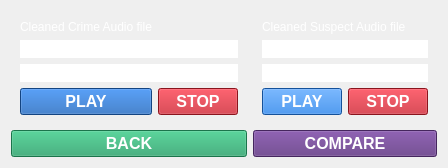
            <widget class="QWidget" name="page_3">
             <layout class="QGridLayout" name="gridLayout_10">
              <item row="0" column="0">
               <widget class="QWidget" name="widget_7" native="true">
                <layout class="QGridLayout" name="gridLayout_11">
                 <item row="0" column="0">
                  <widget class="QLabel" name="label">
                   <property name="styleSheet">
                    <string notr="true">color: rgb(255, 255, 255);</string>
                   </property>
                   <property name="text">
                    <string>Cleaned Crime Audio file</string>
                   </property>
                  </widget>
                 </item>
                 <item row="1" column="0" colspan="2">
                  <widget class="QWidget" name="widget_11" native="true">
                   <property name="styleSheet">
                    <string notr="true">background-color: rgb(255, 255, 255);</string>
                   </property>
                   <layout class="QGridLayout" name="gridLayout_20"/>
                  </widget>
                 </item>
                 <item row="2" column="0" colspan="2">
                  <widget class="QWidget" name="widget_12" native="true">
                   <property name="styleSheet">
                    <string notr="true">background-color: rgb(255, 255, 255);</string>
                   </property>
                   <layout class="QGridLayout" name="gridLayout_21"/>
                  </widget>
                 </item>
                 <item row="3" column="0">
                  <widget class="QPushButton" name="pushButton_10">
                   <property name="font">
                    <font>
                     <pointsize>12</pointsize>
                     <weight>75</weight>
                     <bold>true</bold>
                    </font>
                   </property>
                   <property name="styleSheet">
                    <string notr="true">color: rgb(255, 255, 255);
background-color: rgb(26, 95, 180);</string>
                   </property>
                   <property name="text">
                    <string>PLAY</string>
                   </property>
                  </widget>
                 </item>
                 <item row="3" column="1">
                  <widget class="QPushButton" name="pushButton_11">
                   <property name="font">
                    <font>
                     <pointsize>12</pointsize>
                     <weight>75</weight>
                     <bold>true</bold>
                    </font>
                   </property>
                   <property name="styleSheet">
                    <string notr="true">background-color: rgb(192, 28, 40);
color: rgb(255, 255, 255);</string>
                   </property>
                   <property name="text">
                    <string>STOP</string>
                   </property>
                  </widget>
                 </item>
                </layout>
               </widget>
              </item>
              <item row="0" column="1">
               <widget class="QWidget" name="widget_8" native="true">
                <layout class="QGridLayout" name="gridLayout_12">
                 <item row="0" column="0" colspan="2">
                  <widget class="QLabel" name="label_12">
                   <property name="styleSheet">
                    <string notr="true">color: rgb(255, 255, 255);</string>
                   </property>
                   <property name="text">
                    <string>Cleaned Suspect Audio file</string>
                   </property>
                  </widget>
                 </item>
                 <item row="1" column="0" colspan="2">
                  <widget class="QWidget" name="widget_13" native="true">
                   <property name="styleSheet">
                    <string notr="true">background-color: rgb(255, 255, 255);</string>
                   </property>
                   <layout class="QGridLayout" name="gridLayout_22"/>
                  </widget>
                 </item>
                 <item row="2" column="0" colspan="2">
                  <widget class="QWidget" name="widget_14" native="true">
                   <property name="styleSheet">
                    <string notr="true">background-color: rgb(255, 255, 255);</string>
                   </property>
                   <layout class="QGridLayout" name="gridLayout_23"/>
                  </widget>
                 </item>
                 <item row="3" column="0">
                  <widget class="QPushButton" name="pushButton_13">
                   <property name="font">
                    <font>
                     <pointsize>12</pointsize>
                     <weight>75</weight>
                     <bold>true</bold>
                    </font>
                   </property>
                   <property name="styleSheet">
                    <string notr="true">background-color: rgb(28, 113, 216);
color: rgb(255, 255, 255);</string>
                   </property>
                   <property name="text">
                    <string>PLAY</string>
                   </property>
                  </widget>
                 </item>
                 <item row="3" column="1">
                  <widget class="QPushButton" name="pushButton_12">
                   <property name="font">
                    <font>
                     <pointsize>12</pointsize>
                     <weight>75</weight>
                     <bold>true</bold>
                    </font>
                   </property>
                   <property name="styleSheet">
                    <string notr="true">background-color: rgb(192, 28, 40);
color: rgb(255, 255, 255);</string>
                   </property>
                   <property name="text">
                    <string>STOP</string>
                   </property>
                  </widget>
                 </item>
                </layout>
               </widget>
              </item>
              <item row="1" column="0">
               <widget class="QPushButton" name="pushButton_14">
                <property name="font">
                 <font>
                  <pointsize>12</pointsize>
                  <weight>75</weight>
                  <bold>true</bold>
                 </font>
                </property>
                <property name="styleSheet">
                 <string notr="true">background-color: rgb(38, 162, 105);
color: rgb(255, 255, 255);</string>
                </property>
                <property name="text">
                 <string>BACK</string>
                </property>
               </widget>
              </item>
              <item row="1" column="1">
               <widget class="QPushButton" name="pushButton_15">
                <property name="font">
                 <font>
                  <pointsize>12</pointsize>
                  <weight>75</weight>
                  <bold>true</bold>
                 </font>
                </property>
                <property name="styleSheet">
                 <string notr="true">color: rgb(255, 255, 255);
background-color: rgb(97, 53, 131);</string>
                </property>
                <property name="text">
                 <string>COMPARE</string>
                </property>
               </widget>
              </item>
             </layout>
            </widget>
